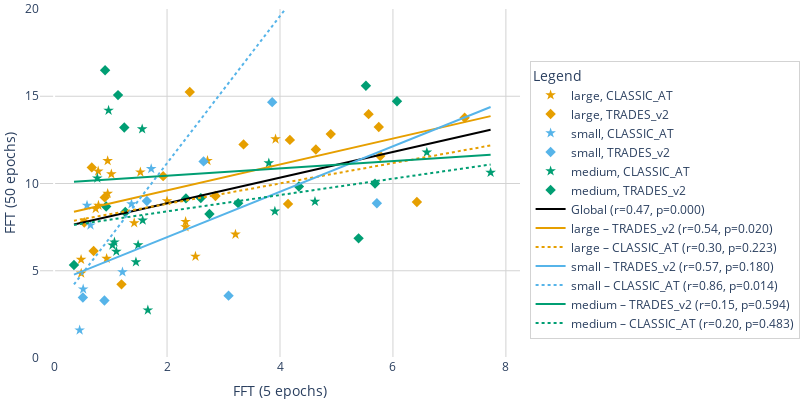
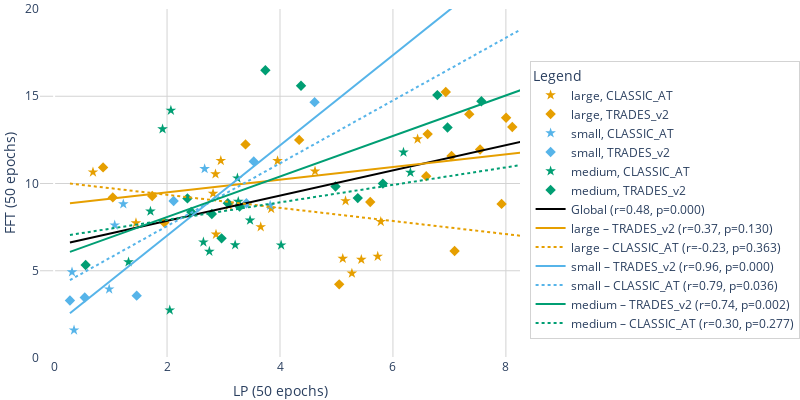

The notebook cell these images were saved under, in order:
### Code cell
import pandas as pd
import plotly.express as px
import plotly.graph_objects as go
from scipy.stats import spearmanr
import numpy as np
from numpy.linalg import LinAlgError
from scipy.stats import linregress

import pandas as pd
from scipy.stats import spearmanr, pearsonr
from process_database import process_grouped_df, process_rankings,global_grouped_dataset


grouped_df = global_grouped_dataset(df,)
grouped_df = process_rankings(grouped_df)
# Flatten the columns
grouped_df.columns = ['_'.join(col).strip() if isinstance(col, tuple) else col for col in grouped_df.columns]
grouped_df = grouped_df.reset_index()
sub_df = grouped_df[["ft_strategy", "model_type", "model_size", "backbone", "loss_function", "TOTAL_score_sum"]]

# ── 1.  Reshape: one row per backbone × loss_function, one column per project
pivot_df = sub_df.pivot_table(
    index=["backbone", "loss_function",  "model_type", "model_size",],
    columns="ft_strategy",
    values="TOTAL_score_sum"
).reset_index()

symbol_map = {"TRADES_v2": "diamond", "CLASSIC_AT": "star"}

color_palette = ["#E69F00", "#56B4E9",  "#009E73",  ] # "#009E73", "#F0E442", "#0072B2","#CC79A7", "#D55E00",
unique_sizes = pivot_df["model_size"].unique()
color_map = {size: color_palette[i % len(color_palette)] for i, size in enumerate(unique_sizes)}


for (x1,x2) in [ ("FFT (5 epochs)", "FFT (50 epochs)"), ("LP (50 epochs)", "FFT (50 epochs)") ]:

    # Global correlation
    pivot_df = pivot_df.fillna(0)
    x = pivot_df[x1]
    y = pivot_df[x2]
    r_global, p_global = spearmanr(x, y)
    try:
        # m_global, b_global = np.polyfit(x, y, 1)
        m_global, b_global, r, p, _ = linregress(x, y)
    except Exception as e:
        print(f"Warning: polyfit failed with error: {e}")
        m_global, b_global = 0, y.mean()  # or any safe fallback
    x_range = np.linspace(x.min(), x.max(), 100)

    # Base scatter plot
    fig = px.scatter(
        pivot_df,
        x=x1,
        y=x2,
        color="model_size",
        symbol="loss_function",
        symbol_map=symbol_map,
        color_discrete_map=color_map,
        labels={
            "full_fine_tuning_5epochs": "Fine-tuning (5 epochs)",
            "full_fine_tuning_50epochs": "Fine-tuning (50 epochs)",
            "linearprobe_50epochs": "Linear-probing (50 epochs)"
        },
        #title="Fine-Tuning Correlation (5 vs 50 Epochs)"
    )

    # Global black line
    fig.add_trace(go.Scatter(
        x=x_range,
        y=m_global * x_range + b_global,
        mode="lines",
        line=dict(color="black", dash="solid", width=2),
        name=f"Global (r={r_global:.2f}, p={p_global:.3f})"
    ))



    # Add per-group lines
    for model_size in pivot_df["model_size"].unique():
        for loss_function, style in zip(["TRADES_v2", "CLASSIC_AT"], ["solid", "dot"]):
            subset = pivot_df[(pivot_df["model_size"] == model_size) & (pivot_df["loss_function"] == loss_function)]
            if len(subset) >= 2:
                xg, yg = subset[x1], subset[x2]
                rg, pg = spearmanr(xg, yg)

                try:
                    mg, bg, r, p, _ = linregress(xg, yg)
                except Exception as e:
                    print(f"Warning: polyfit failed with error: {e}")
                    mg, bg = 0, yg.mean()  # or any safe fallback
                    
                fig.add_trace(go.Scatter(
                    x=x_range,
                    y=mg * x_range + bg,
                    mode="lines",
                    line=dict(color=color_map[model_size], dash=style),
                    name=f"{model_size} – {loss_function} (r={rg:.2f}, p={pg:.3f})"
                ))

    fig.update_layout(yaxis=dict(range=[0, 20]),)
    fig.update_layout(xaxis=dict(range=[-0.25, 8.25]),)
    # Layout tweaks
    fig.update_traces(marker=dict(size=8, line=dict(width=0, color='DarkSlateGrey')))
    fig.update_layout(
        margin=dict(l=0, r=0, t=0, b=0),  # remove all outer margins
        width=800, #if x1=='full_fine_tuning_5epochs' else 488 ,    # in pixels (~2.5 inches at 96 DPI)
        height=400,    # in pixels (~1.875 inches)
        plot_bgcolor="white",
        paper_bgcolor="white",
        xaxis=dict(showgrid=True, gridcolor="lightgrey"),
        yaxis=dict(showgrid=True, gridcolor="lightgrey"),
        legend_title_text="Legend",
        #showlegend = True if x1=='full_fine_tuning_5epochs' else False,

                    # Legend inside figure
        legend=dict(
                font=dict(size=12),
                y=0.85,           # optional: near the top
                bgcolor="rgba(255,255,255,1)",
                bordercolor="lightgrey",
                borderwidth=1
            )
    )

    fig.show()
    fig.write_image("./paper_figures/low_cost_proxy_{}.png".format(x1,x2), scale=3  )
